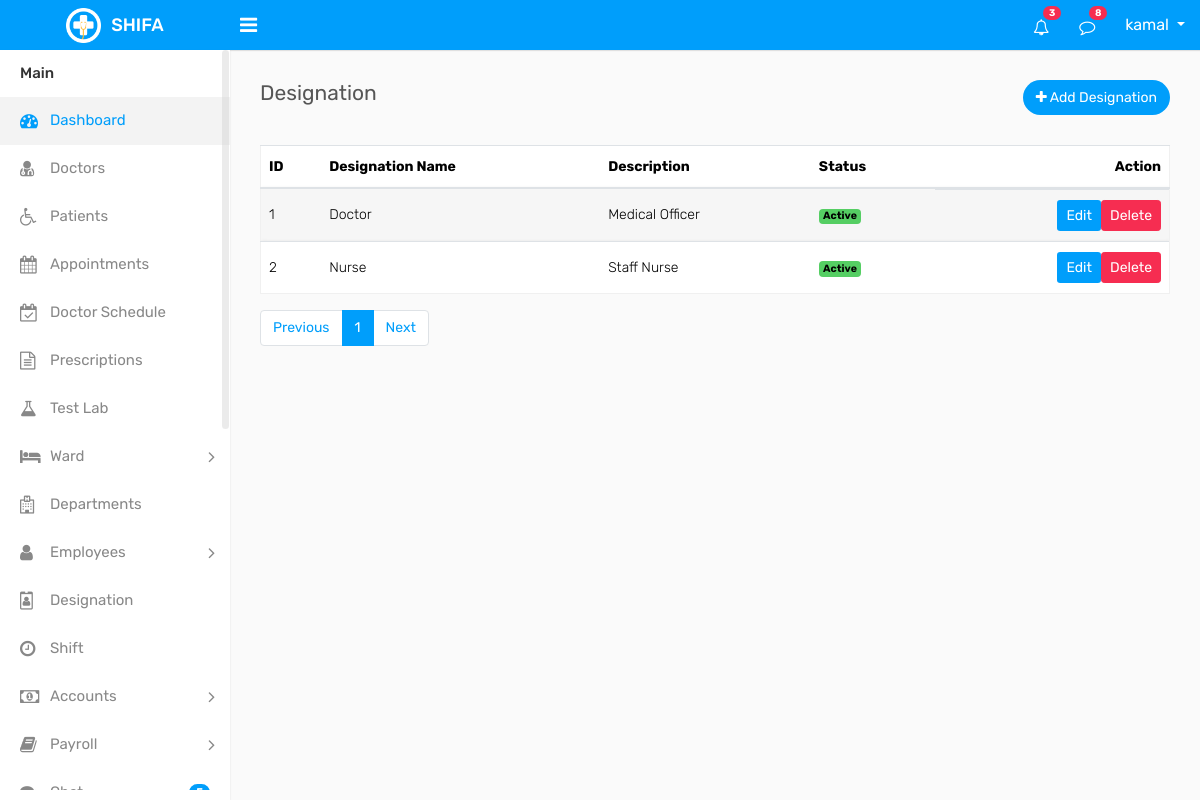
The app's page /designation/designation.php (signed in), older data.
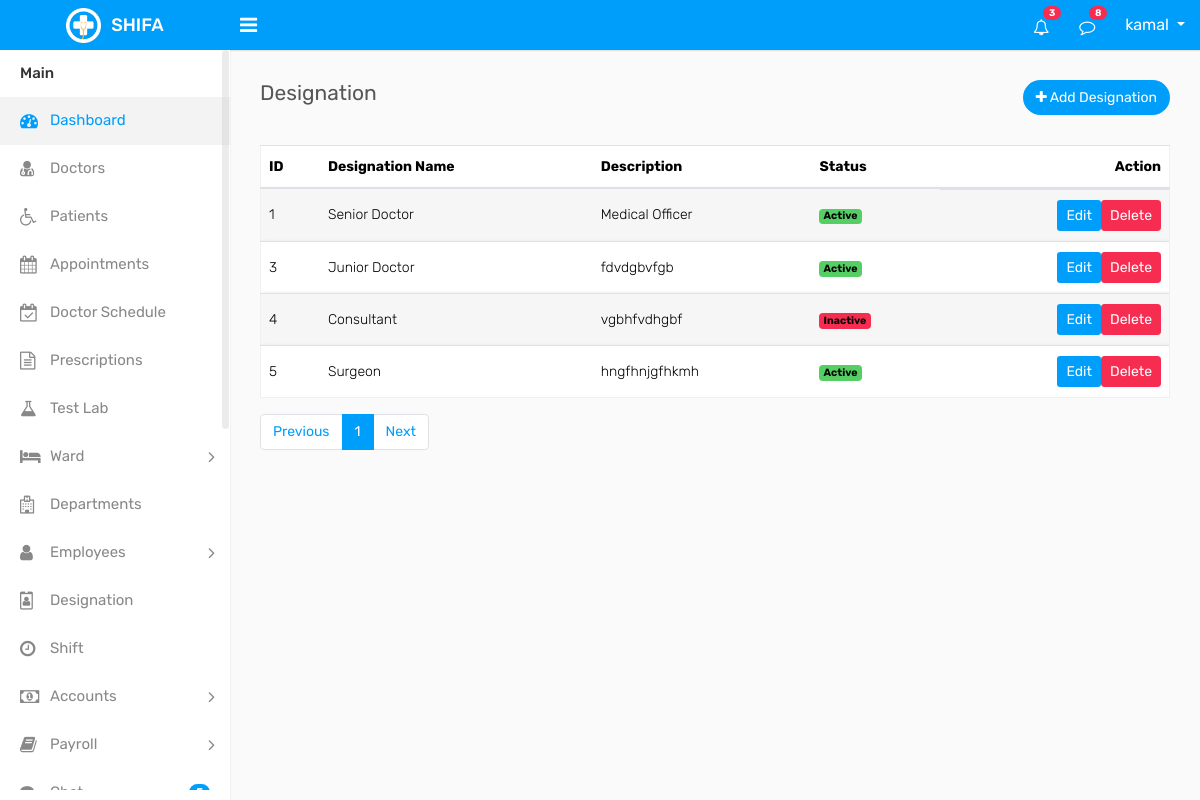
The same page, newer data.
### tables this page shows
CREATE TABLE `designation` (
  `id` int(11) NOT NULL,
  `designation_name` varchar(100) DEFAULT NULL,
  `description` varchar(255) DEFAULT NULL,
  `status` int(2) NOT NULL COMMENT '0=inactive, 1=active',
  `created_at` timestamp NULL DEFAULT NULL,
  `updated_at` timestamp NULL DEFAULT NULL,
  `deleted_at` datetime DEFAULT NULL
);

### crud/crud_class.php (called while the page is built, shortened)
<?php
class crud_class{
    private $host = "localhost";
    private $username = "root";
    private $password = "";
    private $database = "shifa";
    public $conn;
    public function __construct(){
        $this->conn = new mysqli($this->host, $this->username, $this->password, $this->database);
    }
    public function common_select($table, $columns = "*", $where = [],$where_condition = "AND", $order_by = "",
        $sort_order = "ASC",$limit = "",$offset = ""){
        $result=[
            "status"=>false,
            "data"=>[],
            "message"=>""
        ];
        $sql = "SELECT $columns FROM $table";
        if(!empty($where)){
            $where_clauses = [];
            foreach($where as $column => $value){
                $where_clauses[] = "$table" . "." . "$column = '" . $this->conn->real_escape_string($value) . "'";
            }
            $sql .= " WHERE " . implode(" $where_condition ", $where_clauses);
            $sql .= " AND deleted_at IS NULL";
        }else{
            $sql .= " WHERE deleted_at IS NULL";
        }
        if(!empty($order_by)){
            $sql .= " ORDER BY $order_by $sort_order";
        }
        if(!empty($limit)){
            $sql .= " LIMIT $limit";
        }
        $rs = $this->conn->query($sql);
        if($rs->num_rows > 0){
            $result["status"] = true;
            $result["message"] = "Records found";
            while($row = $rs->fetch_object()){
                $result["data"][] = $row;
            }
            return $result;
        } else {
            $result["message"] = "No records found";
            return $result;
        }
    }
    public function number_of_records($table){
        $sql = "SELECT COUNT(*) as total FROM $table";
        $rs = $this->conn->query($sql);
        if($rs->num_rows > 0){
            $row = $rs->fetch_object();
            return $row->total;
        } else {
            return 0;
        }
    }
}

### component/connection.php (called while the page is built, shortened)
<?php
    $base_url = "http://localhost/shifa/";
    require_once  ($_SERVER['DOCUMENT_ROOT'] . "/shifa/crud/crud_class.php");
    $crud = new crud_class();
?>

### designation/designation.php (the view, shortened to what the changed rows need)
<?php require_once "../component/header.php"; ?>
<?php require_once "../component/sidebar.php"; ?>
        <div class="page-wrapper">
            <div class="content">
                <div class="row">
                    <div class="col-md-12">
                        <div class="table-responsive">
                            <table class="table table-striped custom-table mb-0 datatable">
                                <thead>
                                    <tr>
                                        <th>ID</th>
                                        <th>Designation Name</th>
                                        <th>Description</th>
                                        <th>Status</th>
                                        <th class="text-right">Action</th>
                                    </tr>
                                </thead>
                                <tbody>
                                    <tr>
                                        <?php
                                        if(isset($_GET['page']) && is_numeric($_GET['page'])){
                                            $page = (int)$_GET['page'];
                                        } else {
                                            $page = 1;
                                        }
                                        $designation = $crud->common_select("designation",'*',[],'AND','id','ASC',10,($page-1)*10);
                                        if($designation['status']){
                                        foreach ($designation['data'] as $designation) { ?>
                                        <td><?= $designation->id ?></td>
                                        <td><?= $designation->designation_name ?></td>
                                        <td><?= $designation->description ?></td>
                                        <td>
                                            <?php if ($designation->status == '1') { ?>
                                            <span class="badge bg-success">Active</span>
                                            <?php } else { ?>
                                            <span class="badge bg-danger">Inactive</span>
                                            <?php } ?>
                                        </td>
                                        <td class="d-flex justify-content-end">
                                            <a href="<?= $base_url ?>designation/edit_designation.php?id=<?= $designation->id ?>" class="btn btn-sm btn-primary mb-2 mb-lg-0 me-0 me-lg-2">Edit</a>
                                            <a onclick="return confirm('Are you sure you want to delete this designation?');" href="<?= $base_url ?>designation/delete_designation.php?id=<?= $designation->id ?>" class="btn btn-sm btn-danger">Delete</a>
                                        </td>
                                    </tr>
                                            <?php } } ?>
                                </tbody>
                            </table>
                        </div>
                        <div class="pb-3 ps-3 mt-3 d-flex justify-content-center justify-content-md-between justify-content-lg-between flex-wrap flex-md-nowrap">
                <nav aria-label="Page navigation" class="mb-3 mb-md-0 mb-lg-0">
                  <?php
                      $total_records = $crud->number_of_records("designation");
                      $records_per_page = 10;
                      $total_pages = ceil($total_records / $records_per_page);
                  ?>
                  <ul class="pagination">
                    <?php for ($i = 1; $i <= $total_pages; $i++) { ?>
                      <li class="page-item <?= ($i == $page) ? 'active' : '' ?>"><a class="page-link" href="<?= $base_url ?>departments/departments.php?page=<?= $i ?>"><?= $i ?></a></li>
                    <?php } ?>
                  </ul>
              </nav>
            </div>
        </div>
    </div>
</div>
        </div>
    </div>
<?php require_once "../component/footer.php"; ?>

Row changes from the older to the newer data that the page shows:
removed designation: id "2", designation_name "Nurse", description "Staff Nurse", status "Active"
changed designation "Medical Officer": designation_name "Doctor" → "Senior Doctor"
added designation: id "3", designation_name "Junior Doctor", description "fdvdgbvfgb", status "Active"
added designation: id "4", designation_name "Consultant", description "vgbhfvdhgbf", status "Inactive"
added designation: id "5", designation_name "Surgeon", description "hngfhnjgfhkmh", status "Active"
